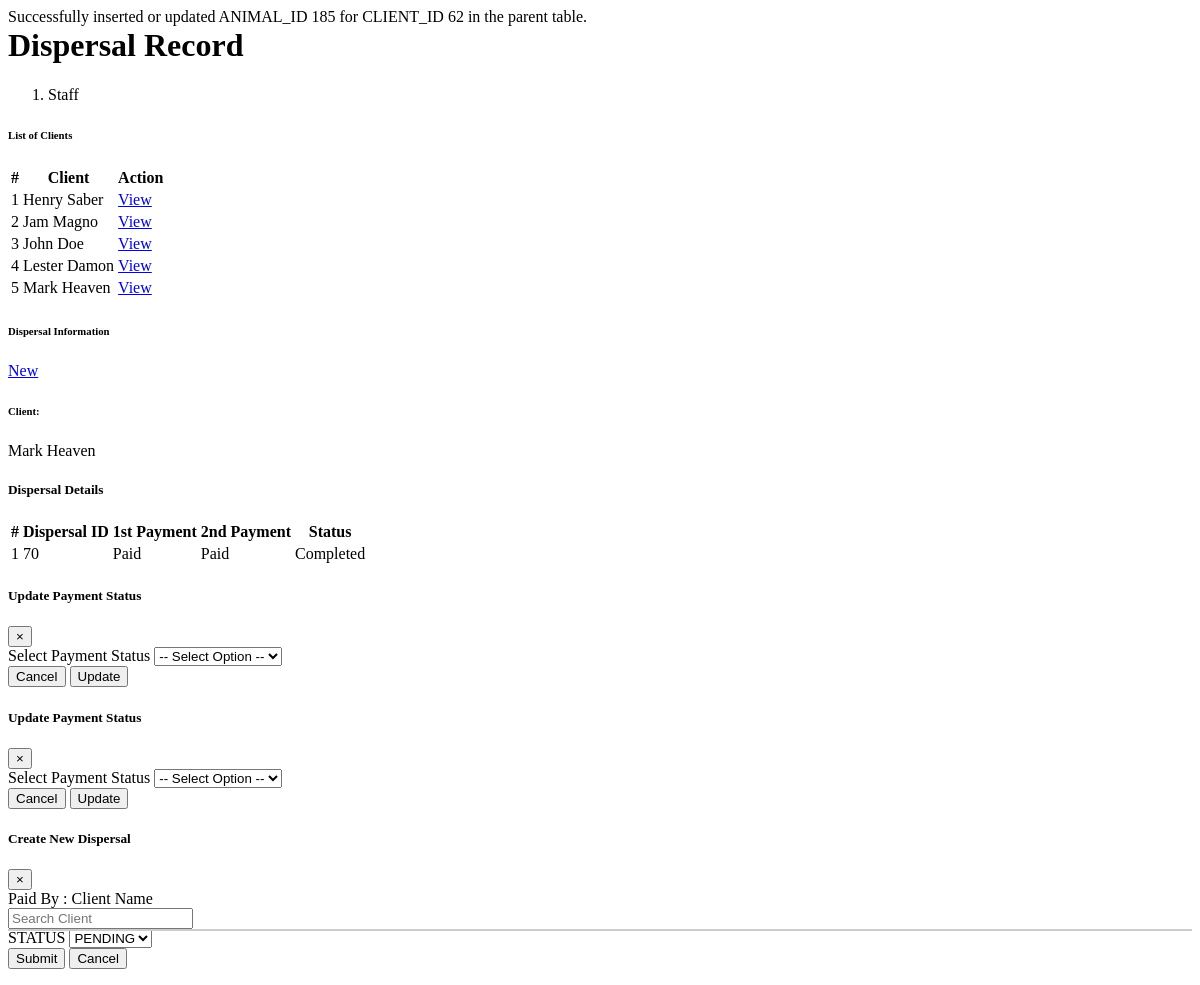
The page /administrator/Dispersal/Dispersal_list.php?client_id=62 on the database its author committed.
### tables this page shows
CREATE TABLE `animal` (
  `ANIMAL_ID` int(11) NOT NULL,
  `CLIENT_ID` int(11) NOT NULL,
  `BIRTHDATE` date NOT NULL,
  `IMAGE_PATH` varchar(255) NOT NULL,
  `category_id` int(11) NOT NULL,
  `ANIMAL_SEX` varchar(255) NOT NULL COMMENT '1=Male 2=Female',
  `isVaccinated` varchar(255) NOT NULL DEFAULT '0',
  `STATUS` varchar(150) NOT NULL COMMENT '1= Alive \r\n2= Dead',
  `VACCINE_CARD_ID` int(11) DEFAULT NULL COMMENT '1=not Vaccinated \r\n2=Vaccinated \r\n',
  `isPayment` int(11) DEFAULT 0,
  `fromClient` int(11) DEFAULT 0,
  `date_created` date DEFAULT NULL
);

CREATE TABLE `client` (
  `CLIENT_ID` int(11) NOT NULL,
  `FNAME` varchar(150) NOT NULL,
  `LNAME` varchar(140) NOT NULL,
  `MIDINITIAL` varchar(150) NOT NULL,
  `ASSOCIATION` varchar(255) NOT NULL,
  `CONTACT_NO` varchar(255) NOT NULL,
  `ADDRESS` varchar(150) NOT NULL,
  `DATE_REGISTERED` date NOT NULL
);

CREATE TABLE `dispersal` (
  `DISPERSAL_ID` int(11) NOT NULL,
  `CLIENT_ID` int(11) NOT NULL,
  `1ST_PAYMENT_ID` int(11) NOT NULL DEFAULT 1 COMMENT '1= Unpaid\r\n2=Paid',
  `DATE_FIRST_PAYMENT` date DEFAULT NULL,
  `2ND_PAYMENT_ID` int(11) NOT NULL DEFAULT 1 COMMENT '1=Unpaid 2=Paid	',
  `DATE_SECOND_PAYMENT` date DEFAULT NULL,
  `PARENT_ANIMAL_ID` int(11) NOT NULL,
  `STATUS` varchar(150) NOT NULL COMMENT '1=Ongoing \r\n2=Finished ',
  `date_created` date NOT NULL
);

### administrator/Dispersal/Dispersal_list.php (the view, shortened to what this page needs)
<?php
require("connection/connection.php");
function insertOneClientAnimalIntoParentTable($con, $client_id) {
    $query = "SELECT ANIMAL_ID FROM animal WHERE CLIENT_ID = ?  LIMIT 1";
    $stmt = mysqli_prepare($con, $query);
    mysqli_stmt_bind_param($stmt, 'i', $client_id);
    mysqli_stmt_execute($stmt);
    $result = mysqli_stmt_get_result($stmt);
    if ($row = mysqli_fetch_assoc($result)) {
        $animal_id = $row['ANIMAL_ID'];
        $insertQuery = "INSERT INTO parent (CLIENT_ID, ANIMAL_ID) VALUES (?, ?)
                        ON DUPLICATE KEY UPDATE ANIMAL_ID = ANIMAL_ID";
        $insertStmt = mysqli_prepare($con, $insertQuery);
        mysqli_stmt_bind_param($insertStmt, 'ii', $client_id, $animal_id);
        if (mysqli_stmt_execute($insertStmt)) {
            echo "Successfully inserted or updated ANIMAL_ID {$animal_id} for CLIENT_ID {$client_id} in the parent table.";
        } else {
            echo "Error inserting record into the parent table: " . mysqli_error($con);
        }
    } else {
        echo "No animal record found for CLIENT_ID {$client_id}.";
    }
}
$clientQuery = "SELECT CLIENT_ID, CONCAT(FNAME, ' ', LNAME) AS full_name FROM client ORDER BY FNAME ASC";
$clientResult = mysqli_query($con, $clientQuery);
$clients = mysqli_fetch_all($clientResult, MYSQLI_ASSOC);
$dispersals = [];
$selectedClientName = '';
if (isset($_GET['client_id']) && !empty($_GET['client_id'])) {
    $client_id = $_GET['client_id'];
    $dispersalQuery = "SELECT DISPERSAL_ID, CLIENT_ID, 1ST_PAYMENT_ID, 2ND_PAYMENT_ID, STATUS FROM dispersal WHERE CLIENT_ID = ?";
    $stmt = mysqli_prepare($con, $dispersalQuery);
    mysqli_stmt_bind_param($stmt, 'i', $client_id);
    mysqli_stmt_execute($stmt);
    $dispersalResult = mysqli_stmt_get_result($stmt);
    $dispersals = mysqli_fetch_all($dispersalResult, MYSQLI_ASSOC);
    $clientNameQuery = "SELECT CONCAT(FNAME, ' ', LNAME) AS full_name FROM client WHERE CLIENT_ID = ?";
    $stmt = mysqli_prepare($con, $clientNameQuery);
    mysqli_stmt_bind_param($stmt, 'i', $client_id);
    mysqli_stmt_execute($stmt);
    $clientNameResult = mysqli_stmt_get_result($stmt);
    if ($clientNameResult && $clientRow = mysqli_fetch_assoc($clientNameResult)) {
        $selectedClientName = $clientRow['full_name'];
    } else {
        $selectedClientName = 'Unknown Client';
    }
    insertOneClientAnimalIntoParentTable($con, $client_id);
}
?>
<div class="content-wrapper">
  <div class="content-header" style="margin-top: -20px;">
    <div class="container-fluid">
      <div class="row mb-2">
        <div class="col-sm-6">
          <h1 class="m-0 text-dark">Dispersal Record</h1>
        </div>
        <div class="col-sm-6">
          <ol class="breadcrumb float-sm-right">
            <li class="breadcrumb-item active">Staff</li>
          </ol>
        </div>
      </div>
    </div>
  </div>
  <section class="content">
    <div class="container-fluid">
      <div class="row">
        <div class="col-md-6 mb-4">
          <div class="card shadow-sm">
              <div class="card-header bg-primary text-white">
                  <h6 class="mb-0"><b>List of Clients</b></h6>
              </div>
              <div class="card-body">
                <div class="table-responsive">
                  <table id="clientTBL" class="table table-bordered table-hover">
                    <thead class="thead-dark">
                      <tr>
                        <th>#</th>
                        <th>Client</th>
                        <th>Action</th>
                      </tr>
                    </thead>
                    <tbody>
                      <?php $i = 1; foreach ($clients as $client) { ?>
                        <tr>
                          <td><?=$i; ?></td>
                          <td><?= htmlspecialchars($client['full_name']); ?></td>
                          <td>
                            <a href="index.php?page=Dispersal&client_id=<?= $client['CLIENT_ID']; ?>" class="btn btn-info btn-sm elevation-1">
                              View
                            </a>
                          </td>
                        </tr>
                      <?php $i++; } ?>
                    </tbody>
                  </table>
              </div>
            </div>
          </div>
        </div>
        <div class="col-md-6 mb-4">
          <div class="card shadow-lg border-0">
            <div class="card-header d-flex justify-content-between align-items-center bg-primary text-white">
            <h6 class="mb-0">
              <i class="fas fa-list mr-2"></i>Dispersal Information
            </h6>
            <a href="#" class="btn btn-dark btn-sm ml-auto" data-toggle="modal" data-target="#Add_dispersalModal">
              <i class="fas fa-plus"></i> New
            </a>
          </div>
            <div class="card-body">
              <div class="mb-4">
                <h6 class="font-weight-bold text-muted">Client:</h6>
                <p id="clientNameDisplay" class="text-dark">
                  <?= $selectedClientName ? htmlspecialchars($selectedClientName) : "Select a client to view dispersal details"; ?>
                </p>
              </div>
              <h5 class="text-primary font-weight-bold">Dispersal Details</h5>
              <div class="table-responsive">
                <table class="table table-hover table-bordered">
                  <thead class="thead-dark">
                    <tr>
                      <th>#</th>
                      <th>Dispersal ID</th>
                      <th>1st Payment</th>
                      <th>2nd Payment</th>
                      <th>Status</th>
                    </tr>
                  </thead>
                  <tbody>
                    <?php if (!empty($dispersals)) { ?>
                      <?php $i = 1; foreach ($dispersals as $dispersal) {
                        $isFirstPaymentPaid = !empty($dispersal['1ST_PAYMENT_ID']);
                        $isSecondPaymentPaid = !empty($dispersal['2ND_PAYMENT_ID']);
                        $status = $isFirstPaymentPaid && $isSecondPaymentPaid ? "Completed" : ($isFirstPaymentPaid ? "Partially Paid" : "Unpaid");
                      ?>
                        <tr>
                          <td><?=$i; ?></td>
                          <td><?= htmlspecialchars($dispersal['DISPERSAL_ID']); ?></td>
                          <td>
                            <?php if (!$isFirstPaymentPaid) { ?>
                              <button class="btn btn-danger btn-sm payment-button-1st"
                                      id="edit-btn"
                                      data-dispersal-id1="<?= $dispersal['DISPERSAL_ID']; ?>"
                                      data-payment-type="1ST_PAYMENT_ID"
                                      data-client-name="<?= htmlspecialchars($selectedClientName); ?>">
                                Unpaid
                              </button>
                            <?php } else { ?>
                              <span class="badge badge-success">Paid</span>
                            <?php } ?>
                          </td>
                          <td>
                            <?php if (!$isSecondPaymentPaid) { ?>
                              <button class="btn btn-danger btn-sm payment-button-2nd"
                                      id="edit-btn"
                                      data-dispersal-id2="<?= $dispersal['DISPERSAL_ID']; ?>"
                                      data-payment-type="2ND_PAYMENT_ID"
                                      data-client-name="<?= htmlspecialchars($selectedClientName); ?>">
                                Unpaid
                              </button>
                            <?php } else { ?>
                              <span class="badge badge-success">Paid</span>
                            <?php } ?>
                          </td>
                          <td>
                            <span class="<?= $status === 'Completed' ? 'text-success font-weight-bold' : ($status === 'Partially Paid' ? 'text-warning font-weight-bold' : 'text-danger font-weight-bold'); ?>">
                              <?= htmlspecialchars($status); ?>
                            </span>
                          </td>
                        </tr>
                      <?php $i++; } ?>
                    <?php } ?>
                  </tbody>
                </table>
              </div>
            </div>
          </div>
        </div>
      </div>
    </div>
  </section>
 <?php include('updateFirstPayment.php'); ?>
 <?php include('updateSecondPayment.php'); ?>
<?php include("administrator/Dispersal/add_dispersal.php"); ?>

### rows shown on the page
animal: ANIMAL_ID "185"
client: full_name "Henry Saber"
client: full_name "Jam Magno"
client: full_name "John Doe"
client: full_name "Lester Damon"
client: full_name "Mark Heaven"
dispersal: DISPERSAL_ID "70", shows "Paid", status "Completed"

### other values the page prints
$client_id "62"
$selectedClientName "Mark Heaven"
